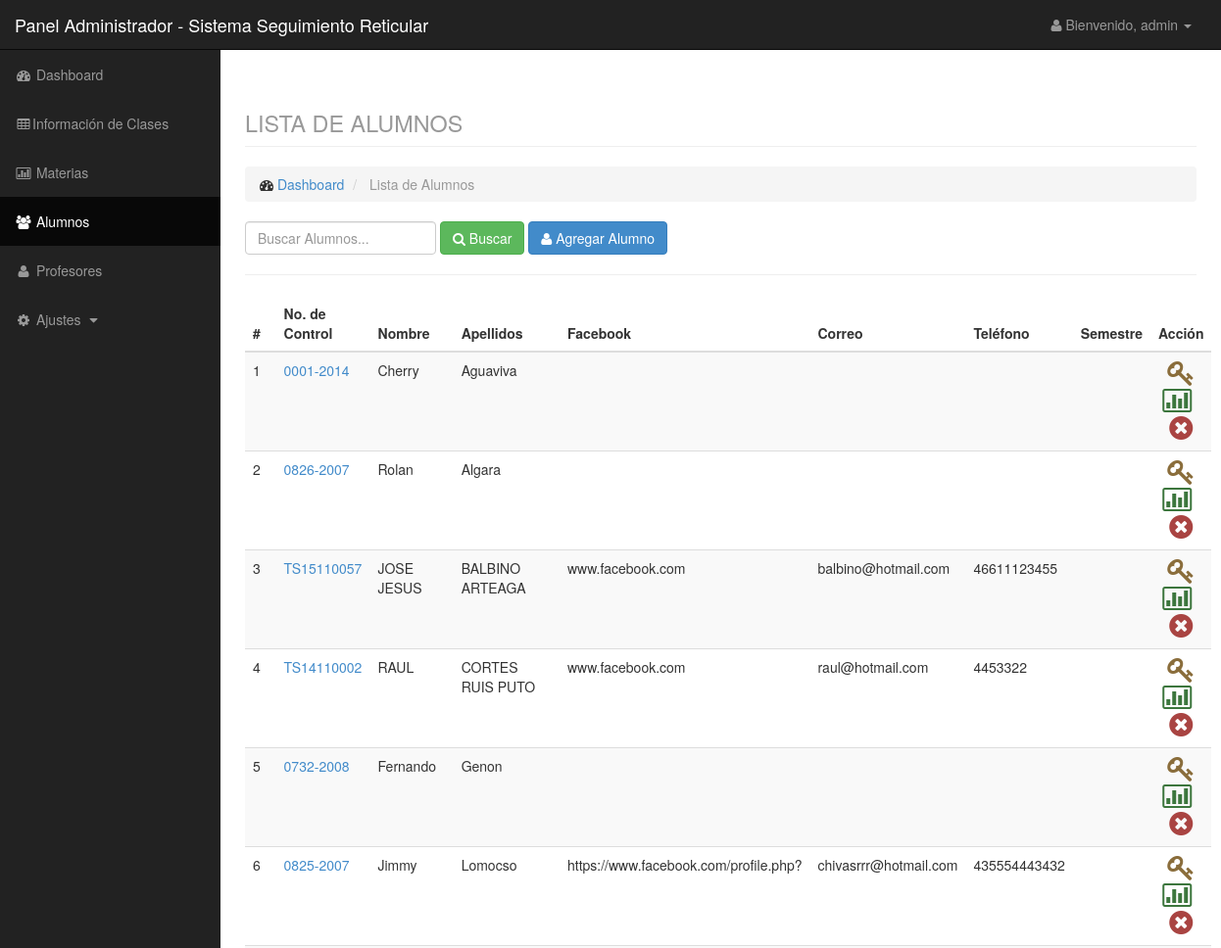
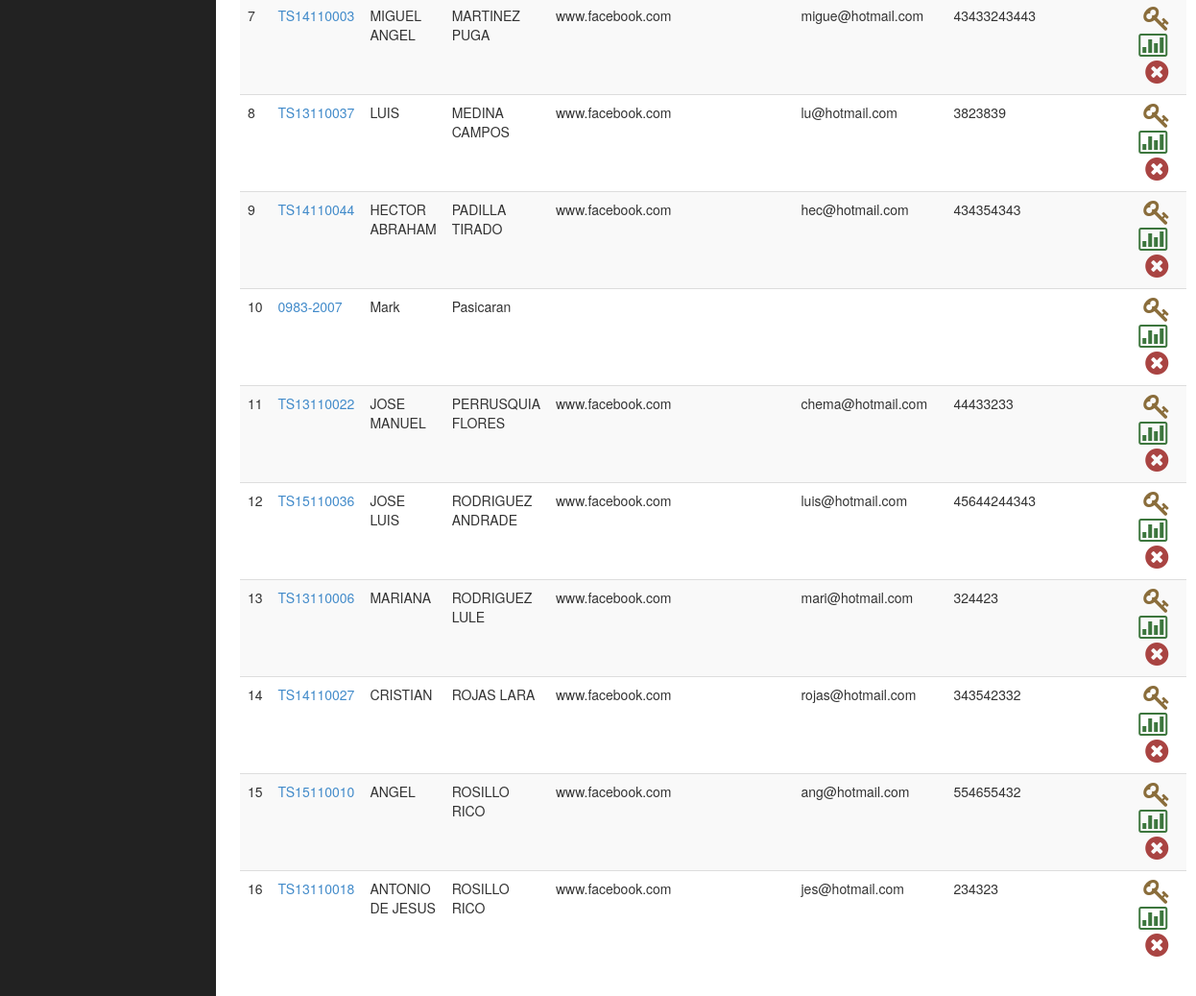
The app's page /retic/admin/studentlist.php (signed in) with its own data (2 pictures, top to bottom).
### tables this page shows
CREATE TABLE `student` (
  `id` int(11) NOT NULL,
  `studid` varchar(50) NOT NULL,
  `fname` varchar(100) NOT NULL,
  `lname` varchar(100) NOT NULL,
  `face` varchar(60) NOT NULL,
  `correo` varchar(50) NOT NULL,
  `telefono` varchar(50) NOT NULL,
  `semestre_fk` int(2) NOT NULL
);

### retic/admin/data/student_model.php (called while the page is built, shortened)
<?php
    $student = new Datastudent();
    class Datastudent {
        function getstudent($search){
            $q = "select * from student where studid like '%$search%' or fname like '%$search%' or lname like '%$search%' order by lname,fname,studid";
            $r = mysql_query($q);
            return $r;
        }
    }
?>

### retic/admin/studentlist.php (the view, shortened to what this page needs)
<?php
    include('include/header.php');
    include('include/sidebar.php');
    include('data/student_model.php');
    $search = isset($_POST['search']) ? $_POST['search']: null;
    $student = $student->getstudent($search);
?>
<div id="page-wrapper">
    <div class="container-fluid">
        <div class="row">
            <div class="col-lg-12">
                <h1 class="page-header">
                    <small>LISTA DE ALUMNOS</small>
                </h1>
                <ol class="breadcrumb">
                    <li>
                        <i class="fa fa-dashboard"></i> <a href="index.php">Dashboard</a>
                    </li>
                    <li class="active">
                        Lista de Alumnos
                    </li>
                </ol>
            </div>
        </div>
        <div class="row">
            <div class="col-lg-12">
                <div class="form-inline form-padding">
                    <form action="studentlist.php" method="post">
                        <input type="text" class="form-control" name="search" placeholder="Buscar Alumnos...">
                        <button type="submit" name="submitsearch" class="btn btn-success"><i class="fa fa-search"></i> Buscar</button>
                        <button type="button" class="btn btn-primary" data-toggle="modal" data-target="#addstudent"><i class="fa fa-user"></i> Agregar Alumno</button>
                    </form>
                </div>
            </div>
        </div>
        <hr />
        <div class="row">
            <div class="col-lg-12">
            </div>
        </div>
        <div class="row">
            <div class="col-lg-12">
                <div class="table-responsive">
                    <table class="table table-striped">
                        <thead>
                            <tr>
                                <th>#</th>
                                <th>No. de Control</th>
                                <th>Nombre</th>
                                <th>Apellidos</th>
								<th>Facebook</th>
								<th>Correo</th>
								<th>Teléfono</th>
								<th>Semestre</th>
                                <th class="text-center">Acción</th>
                            </tr>
                        </thead>
                        <tbody>
                            <?php $c = 1; ?>
                            <?php while($row = mysql_fetch_array($student)): ?>
                                <tr>
                                    <td><?php echo $c;?></td>
                                    <td><a href="edit.php?type=student&id=<?php echo $row['id']?>"><?php echo $row['studid'];?></a></td>
                                    <td><?php echo $row['fname'];?></td>
                                    <td><?php echo $row['lname'];?></td>
									<td><?php echo $row['face'];?></td>
									<td><?php echo $row['correo'];?></td>
									<td><?php echo $row['telefono'];?></td>
									<td><?php echo $row['semestre'];?></td>
                                    <td class="text-center">
                                        <a href="data/settings_model.php?q=addaccount&level=student&id=<?php echo $row['id']?>" class="confirmacc"><i class="fa fa-key fa-2x text-warning"></i></a>
                                        <a href="studentsubject.php?id=<?php echo $row['id'];?>" title="Update Subject"><i class="fa fa-bar-chart-o fa-2x text-success"></i></a> &nbsp;
                                        <a href="data/data_model.php?q=delete&table=student&id=<?php echo $row['id']?>" title="Remove"><i class="fa fa-times-circle fa-2x text-danger confirmation"></i></a></td>
                                </tr>
                            <?php $c++; ?>
                            <?php endwhile; ?>
                        </tbody>
                    </table>
                </div>
            </div>
        </div>
    </div>
</div>
<?php include('include/footer.php'); ?>

### retic/css/sb-admin.css (style rules this page uses)
body { margin-top: 100px; background-color: #222; }
@media (min-width:768px) { body { margin-top: 50px; } }
#page-wrapper { width: 100%; padding: 0; background-color: #fff; }
@media (min-width:768px) { #page-wrapper { padding: 10px; } }

### records on screen
student: studid "0001-2014", fname "Cherry", lname "Aguaviva"
student: studid "0826-2007", fname "Rolan", lname "Algara"
student: studid "TS15110057", fname "JOSE JESUS", lname "BALBINO ARTEAGA", face "www.facebook.com", correo "balbino@hotmail.com", telefono "46611123455"
student: studid "TS14110002", fname "RAUL", lname "CORTES RUIS PUTO", face "www.facebook.com", correo "raul@hotmail.com", telefono "4453322"
student: studid "0732-2008", fname "Fernando", lname "Genon"
student: studid "0825-2007", fname "Jimmy", lname "Lomocso", face "https://www.facebook.com/profile.php?", correo "chivasrrr@hotmail.com", telefono "435554443432"
student: studid "TS14110003", fname "MIGUEL ANGEL", lname "MARTINEZ PUGA", face "www.facebook.com", correo "migue@hotmail.com", telefono "43433243443"
student: studid "TS13110037", fname "LUIS", lname "MEDINA CAMPOS", face "www.facebook.com", correo "lu@hotmail.com", telefono "3823839"
student: studid "TS14110044", fname "HECTOR ABRAHAM", lname "PADILLA TIRADO", face "www.facebook.com", correo "hec@hotmail.com", telefono "434354343"
student: studid "0983-2007", fname "Mark", lname "Pasicaran"
student: studid "TS13110022", fname "JOSE MANUEL", lname "PERRUSQUIA FLORES", face "www.facebook.com", correo "chema@hotmail.com", telefono "44433233"
student: studid "TS15110036", fname "JOSE LUIS", lname "RODRIGUEZ ANDRADE", face "www.facebook.com", correo "luis@hotmail.com", telefono "45644244343"
student: studid "TS13110006", fname "MARIANA", lname "RODRIGUEZ LULE", face "www.facebook.com", correo "mari@hotmail.com", telefono "324423"
student: studid "TS14110027", fname "CRISTIAN", lname "ROJAS LARA", face "www.facebook.com", correo "rojas@hotmail.com", telefono "343542332"
student: studid "TS15110010", fname "ANGEL", lname "ROSILLO RICO", face "www.facebook.com", correo "ang@hotmail.com", telefono "554655432"
student: studid "TS13110018", fname "ANTONIO DE JESUS", lname "ROSILLO RICO", face "www.facebook.com", correo "jes@hotmail.com", telefono "234323"

### other values on screen
$_SESSION['level'] "admin"
